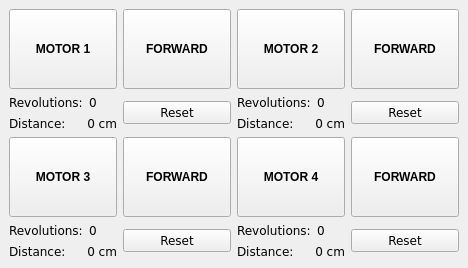
  <widget class="QDockWidget" name="dockOdometrie">
   <property name="minimumSize">
    <size>
     <width>468</width>
     <height>268</height>
    </size>
   </property>
   <property name="windowTitle">
    <string>Odometrie</string>
   </property>
   <attribute name="dockWidgetArea">
    <number>2</number>
   </attribute>
   <widget class="QWidget" name="dockWidgetContents_3">
    <layout class="QGridLayout" name="gridLayout_4">
     <item row="0" column="0">
      <layout class="QVBoxLayout" name="name8">
       <item>
        <layout class="QHBoxLayout" name="_14">
         <item>
          <widget class="QPushButton" name="btnPower1">
           <property name="sizePolicy">
            <sizepolicy hsizetype="Minimum" vsizetype="Minimum">
             <horstretch>0</horstretch>
             <verstretch>0</verstretch>
            </sizepolicy>
           </property>
           <property name="font">
            <font>
             <weight>75</weight>
             <bold>true</bold>
            </font>
           </property>
           <property name="autoFillBackground">
            <bool>true</bool>
           </property>
           <property name="text">
            <string>MOTOR 1</string>
           </property>
           <property name="checkable">
            <bool>true</bool>
           </property>
          </widget>
         </item>
         <item>
          <widget class="QPushButton" name="btnDirection1">
           <property name="sizePolicy">
            <sizepolicy hsizetype="Minimum" vsizetype="Minimum">
             <horstretch>0</horstretch>
             <verstretch>0</verstretch>
            </sizepolicy>
           </property>
           <property name="font">
            <font>
             <weight>75</weight>
             <bold>true</bold>
            </font>
           </property>
           <property name="autoFillBackground">
            <bool>true</bool>
           </property>
           <property name="text">
            <string>FORWARD</string>
           </property>
           <property name="checkable">
            <bool>true</bool>
           </property>
          </widget>
         </item>
        </layout>
       </item>
       <item>
        <layout class="QHBoxLayout" name="name7">
         <item>
          <layout class="QVBoxLayout" name="_15">
           <item>
            <layout class="QHBoxLayout" name="_16">
             <item>
              <widget class="QLabel" name="textLabel1_2">
               <property name="font">
                <font>
                 <family>Verdana</family>
                </font>
               </property>
               <property name="text">
                <string>Revolutions:</string>
               </property>
              </widget>
             </item>
             <item>
              <widget class="QLabel" name="labelRevolutions1">
               <property name="font">
                <font>
                 <family>Verdana</family>
                </font>
               </property>
               <property name="layoutDirection">
                <enum>Qt::RightToLeft</enum>
               </property>
               <property name="text">
                <string>0</string>
               </property>
              </widget>
             </item>
            </layout>
           </item>
           <item>
            <layout class="QHBoxLayout" name="_17">
             <item>
              <widget class="QLabel" name="textLabel1">
               <property name="font">
                <font>
                 <family>Verdana</family>
                </font>
               </property>
               <property name="text">
                <string>Distance:</string>
               </property>
              </widget>
             </item>
             <item>
              <widget class="QLabel" name="labelDrivenDistance1">
               <property name="font">
                <font>
                 <family>Verdana</family>
                </font>
               </property>
               <property name="text">
                <string>0 cm</string>
               </property>
               <property name="alignment">
                <set>Qt::AlignRight|Qt::AlignTrailing|Qt::AlignVCenter</set>
               </property>
              </widget>
             </item>
            </layout>
           </item>
          </layout>
         </item>
         <item>
          <widget class="QPushButton" name="btnResetMovement1">
           <property name="font">
            <font>
             <family>Verdana</family>
            </font>
           </property>
           <property name="text">
            <string>Reset</string>
           </property>
          </widget>
         </item>
        </layout>
       </item>
      </layout>
     </item>
     <item row="0" column="1">
      <layout class="QVBoxLayout" name="name9">
       <item>
        <layout class="QHBoxLayout" name="_18">
         <item>
          <widget class="QPushButton" name="btnPower2">
           <property name="sizePolicy">
            <sizepolicy hsizetype="Minimum" vsizetype="Minimum">
             <horstretch>0</horstretch>
             <verstretch>0</verstretch>
            </sizepolicy>
           </property>
           <property name="font">
            <font>
             <weight>75</weight>
             <bold>true</bold>
            </font>
           </property>
           <property name="autoFillBackground">
            <bool>true</bool>
           </property>
           <property name="text">
            <string>MOTOR 2</string>
           </property>
           <property name="checkable">
            <bool>true</bool>
           </property>
          </widget>
         </item>
         <item>
          <widget class="QPushButton" name="btnDirection2">
           <property name="sizePolicy">
            <sizepolicy hsizetype="Minimum" vsizetype="Minimum">
             <horstretch>0</horstretch>
             <verstretch>0</verstretch>
            </sizepolicy>
           </property>
           <property name="font">
            <font>
             <weight>75</weight>
             <bold>true</bold>
            </font>
           </property>
           <property name="autoFillBackground">
            <bool>true</bool>
           </property>
           <property name="text">
            <string>FORWARD</string>
           </property>
           <property name="checkable">
            <bool>true</bool>
           </property>
          </widget>
         </item>
        </layout>
       </item>
       <item>
        <layout class="QHBoxLayout" name="name6">
         <item>
          <layout class="QVBoxLayout" name="_19">
           <item>
            <layout class="QHBoxLayout" name="_20">
             <item>
              <widget class="QLabel" name="textLabel2_7">
               <property name="font">
                <font>
                 <family>Verdana</family>
                </font>
               </property>
               <property name="text">
                <string>Revolutions:</string>
               </property>
              </widget>
             </item>
             <item>
              <widget class="QLabel" name="labelRevolutions2">
               <property name="font">
                <font>
                 <family>Verdana</family>
                </font>
               </property>
               <property name="layoutDirection">
                <enum>Qt::RightToLeft</enum>
               </property>
               <property name="text">
                <string>0</string>
               </property>
              </widget>
             </item>
            </layout>
           </item>
           <item>
            <layout class="QHBoxLayout" name="_21">
             <item>
              <widget class="QLabel" name="textLabel2_6">
               <property name="font">
                <font>
                 <family>Verdana</family>
                </font>
               </property>
               <property name="text">
                <string>Distance:</string>
               </property>
              </widget>
             </item>
             <item>
              <widget class="QLabel" name="labelDrivenDistance2">
               <property name="font">
                <font>
                 <family>Verdana</family>
                </font>
               </property>
               <property name="text">
                <string>0 cm</string>
               </property>
               <property name="alignment">
                <set>Qt::AlignRight|Qt::AlignTrailing|Qt::AlignVCenter</set>
               </property>
              </widget>
             </item>
            </layout>
           </item>
          </layout>
         </item>
         <item>
          <widget class="QPushButton" name="btnResetMovement2">
           <property name="font">
            <font>
             <family>Verdana</family>
            </font>
           </property>
           <property name="text">
            <string>Reset</string>
           </property>
          </widget>
         </item>
        </layout>
       </item>
      </layout>
     </item>
     <item row="1" column="0">
      <layout class="QVBoxLayout" name="name10">
       <item>
        <layout class="QHBoxLayout" name="_22">
         <item>
          <widget class="QPushButton" name="btnPower3">
           <property name="sizePolicy">
            <sizepolicy hsizetype="Minimum" vsizetype="Minimum">
             <horstretch>0</horstretch>
             <verstretch>0</verstretch>
            </sizepolicy>
           </property>
           <property name="font">
            <font>
             <weight>75</weight>
             <bold>true</bold>
            </font>
           </property>
           <property name="autoFillBackground">
            <bool>true</bool>
           </property>
           <property name="text">
            <string>MOTOR 3</string>
           </property>
           <property name="checkable">
            <bool>true</bool>
           </property>
          </widget>
         </item>
         <item>
          <widget class="QPushButton" name="btnDirection3">
           <property name="sizePolicy">
            <sizepolicy hsizetype="Minimum" vsizetype="Minimum">
             <horstretch>0</horstretch>
             <verstretch>0</verstretch>
            </sizepolicy>
           </property>
           <property name="font">
            <font>
             <weight>75</weight>
             <bold>true</bold>
            </font>
           </property>
           <property name="autoFillBackground">
            <bool>true</bool>
           </property>
           <property name="text">
            <string>FORWARD</string>
           </property>
           <property name="checkable">
            <bool>true</bool>
           </property>
          </widget>
         </item>
        </layout>
       </item>
       <item>
        <layout class="QHBoxLayout" name="name4">
         <item>
          <layout class="QVBoxLayout" name="_23">
           <item>
            <layout class="QHBoxLayout" name="_1">
             <item>
              <widget class="QLabel" name="textLabel1_3">
               <property name="font">
                <font>
                 <family>Verdana</family>
                </font>
               </property>
               <property name="text">
                <string>Revolutions:</string>
               </property>
              </widget>
             </item>
             <item>
              <widget class="QLabel" name="labelRevolutions1_2">
               <property name="font">
                <font>
                 <family>Verdana</family>
                </font>
               </property>
               <property name="layoutDirection">
                <enum>Qt::RightToLeft</enum>
               </property>
               <property name="text">
                <string>0</string>
               </property>
              </widget>
             </item>
            </layout>
           </item>
           <item>
            <layout class="QHBoxLayout" name="_0">
             <item>
              <widget class="QLabel" name="textLabel1_4">
               <property name="font">
                <font>
                 <family>Verdana</family>
                </font>
               </property>
               <property name="text">
                <string>Distance:</string>
               </property>
              </widget>
             </item>
             <item>
              <widget class="QLabel" name="labelDrivenDistance1_2">
               <property name="font">
                <font>
                 <family>Verdana</family>
                </font>
               </property>
               <property name="text">
                <string>0 cm</string>
               </property>
               <property name="alignment">
                <set>Qt::AlignRight|Qt::AlignTrailing|Qt::AlignVCenter</set>
               </property>
              </widget>
             </item>
            </layout>
           </item>
          </layout>
         </item>
         <item>
          <widget class="QPushButton" name="btnResetMovement1_2">
           <property name="font">
            <font>
             <family>Verdana</family>
            </font>
           </property>
           <property name="text">
            <string>Reset</string>
           </property>
          </widget>
         </item>
        </layout>
       </item>
      </layout>
     </item>
     <item row="1" column="1">
      <layout class="QVBoxLayout" name="name11">
       <item>
        <layout class="QHBoxLayout" name="_24">
         <item>
          <widget class="QPushButton" name="btnPower4">
           <property name="sizePolicy">
            <sizepolicy hsizetype="Minimum" vsizetype="Minimum">
             <horstretch>0</horstretch>
             <verstretch>0</verstretch>
            </sizepolicy>
           </property>
           <property name="font">
            <font>
             <weight>75</weight>
             <bold>true</bold>
            </font>
           </property>
           <property name="autoFillBackground">
            <bool>true</bool>
           </property>
           <property name="text">
            <string>MOTOR 4</string>
           </property>
           <property name="checkable">
            <bool>true</bool>
           </property>
          </widget>
         </item>
         <item>
          <widget class="QPushButton" name="btnDirection4">
           <property name="sizePolicy">
            <sizepolicy hsizetype="Minimum" vsizetype="Minimum">
             <horstretch>0</horstretch>
             <verstretch>0</verstretch>
            </sizepolicy>
           </property>
           <property name="font">
            <font>
             <weight>75</weight>
             <bold>true</bold>
            </font>
           </property>
           <property name="autoFillBackground">
            <bool>true</bool>
           </property>
           <property name="text">
            <string>FORWARD</string>
           </property>
           <property name="checkable">
            <bool>true</bool>
           </property>
          </widget>
         </item>
        </layout>
       </item>
       <item>
        <layout class="QHBoxLayout" name="name5">
         <item>
          <layout class="QVBoxLayout" name="_25">
           <item>
            <layout class="QHBoxLayout" name="_26">
             <item>
              <widget class="QLabel" name="textLabel1_5">
               <property name="font">
                <font>
                 <family>Verdana</family>
                </font>
               </property>
               <property name="text">
                <string>Revolutions:</string>
               </property>
              </widget>
             </item>
             <item>
              <widget class="QLabel" name="labelRevolutions1_3">
               <property name="font">
                <font>
                 <family>Verdana</family>
                </font>
               </property>
               <property name="layoutDirection">
                <enum>Qt::RightToLeft</enum>
               </property>
               <property name="text">
                <string>0</string>
               </property>
              </widget>
             </item>
            </layout>
           </item>
           <item>
            <layout class="QHBoxLayout" name="_27">
             <item>
              <widget class="QLabel" name="textLabel1_6">
               <property name="font">
                <font>
                 <family>Verdana</family>
                </font>
               </property>
               <property name="text">
                <string>Distance:</string>
               </property>
              </widget>
             </item>
             <item>
              <widget class="QLabel" name="labelDrivenDistance1_3">
               <property name="font">
                <font>
                 <family>Verdana</family>
                </font>
               </property>
               <property name="text">
                <string>0 cm</string>
               </property>
               <property name="alignment">
                <set>Qt::AlignRight|Qt::AlignTrailing|Qt::AlignVCenter</set>
               </property>
              </widget>
             </item>
            </layout>
           </item>
          </layout>
         </item>
         <item>
          <widget class="QPushButton" name="btnResetMovement1_3">
           <property name="font">
            <font>
             <family>Verdana</family>
            </font>
           </property>
           <property name="text">
            <string>Reset</string>
           </property>
          </widget>
         </item>
        </layout>
       </item>
      </layout>
     </item>
    </layout>
   </widget>
  </widget>
